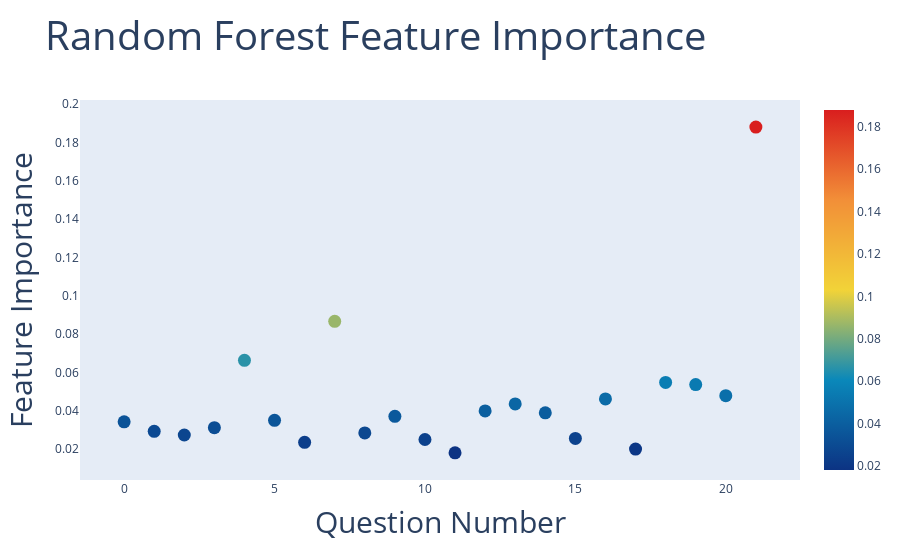

The code cell stored with this chart in its notebook:
### Markdown cell above
# Scatter Plot of Feature Importance Determined from RF Model

### Code cell
# Scatter plot 
trace = go.Scatter(
    y = clf1.feature_importances_,
    x = X_train.columns.values,
    mode='markers',
    marker=dict(
        sizemode = 'diameter',
        sizeref = 1,
        size = 13,
        #size= rf.feature_importances_,
        #color = np.random.randn(500), #set color equal to a variable
        color = clf1.feature_importances_,
        colorscale='Portland',
        showscale=True
    ),
    text = X_train.columns.values
)
data = [trace]

layout= go.Layout(
    autosize= True,
    title= 'Random Forest Feature Importance',
    titlefont=dict(
            size=40),
    hovermode= 'closest',
     xaxis= dict(
         title = 'Question Number',
         titlefont=dict(size=30),
         ticklen= 1,
         showgrid=False,
        zeroline=False,
        showline=False
     ),
    yaxis=dict(
        title= 'Feature Importance',
        titlefont=dict(size=30),
        showgrid=False,
        zeroline=False,
        ticklen= 5,
        gridwidth= 2
    ),
    showlegend= False
)
fig = go.Figure(data=data, layout=layout)
py.iplot(fig,filename='scatterrf1')
fig.show(renderer="colab")

### Figure 1 — Plotly figure (JSON) as saved in the notebook; plotly's stock layout.template omitted (floating-point values rounded to 4 significant figures)
{"data": [{"marker": {"color": [0.03421, 0.02925, 0.02733, 0.03117, 0.06628, 0.035, 0.0235, 0.08663, 0.02839, 0.0371, 0.02498, 0.01801, 0.03991, 0.04353, 0.03889, 0.02555, 0.04614, 0.01997, 0.05475, 0.05362, 0.04786, 0.188], "colorscale": [[0, "rgb(12,51,131)"], [0.25, "rgb(10,136,186)"], [0.5, "rgb(242,211,56)"], [0.75, "rgb(242,143,56)"], [1, "rgb(217,30,30)"]], "showscale": true, "size": 13, "sizemode": "diameter", "sizeref": 1}, "mode": "markers", "text": ["0", "1", "2", "3", "4", "5", "6", "7", "8", "9", "10", "11", "12", "13", "14", "15", "16", "17", "18", "19", "20", "21"], "type": "scatter", "x": ["0", "1", "2", "3", "4", "5", "6", "7", "8", "9", "10", "11", "12", "13", "14", "15", "16", "17", "18", "19", "20", "21"], "y": [0.03421, 0.02925, 0.02733, 0.03117, 0.06628, 0.035, 0.0235, 0.08663, 0.02839, 0.0371, 0.02498, 0.01801, 0.03991, 0.04353, 0.03889, 0.02555, 0.04614, 0.01997, 0.05475, 0.05362, 0.04786, 0.188]}], "layout": {"autosize": true, "hovermode": "closest", "showlegend": false, "title": {"font": {"size": 40}, "text": "Random Forest Feature Importance"}, "xaxis": {"showgrid": false, "showline": false, "ticklen": 1, "title": {"font": {"size": 30}, "text": "Question Number"}, "zeroline": false}, "yaxis": {"gridwidth": 2, "showgrid": false, "ticklen": 5, "title": {"font": {"size": 30}, "text": "Feature Importance"}, "zeroline": false}}}
